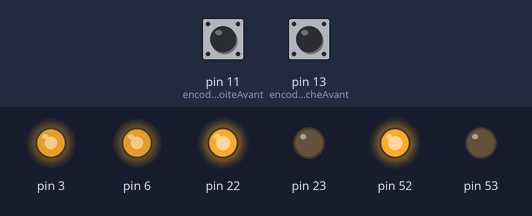
This sketch was run on a simulated Arduino Uno, built for the host (arithmetic inside an expression is 32-bit, double 64-bit). On the bench: output pins drawn as LEDs (lit = HIGH). The test bench sets the inputs (shaded band); at power-on: pin 11 (encodeuseDroiteAvant) HIGH, pin 13 (encodeuseGaucheAvant) HIGH. What the sketch prints to the serial monitor is not drawn.

Above: at 0.1 s.
Timing chart, 0 to 1.6 s (numbered marks = the images above):
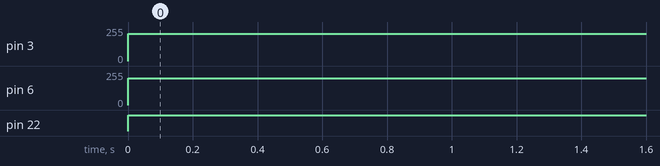

The sketch:

asservisementv2.ino
```cpp
#include "asservisementv2.h"

//=== CONSTANTES ===
#define encodeuseGaucheAvant 13 //encodeur gauche A
#define encodeuseDroiteAvant 11 //encodeur droit A
// === Variable ===
int distancepafaire = 1; // 1 metre
double degre = 180; // 180 degree soit un demi-tour
int distance = 0; // compteur de metre qu'il fait
int sens = 1; // 1 = marche Avant , 0 = Marche arriere
int direction = 0; // 0 = droite, 1 = gauche
CDF_asservisement asservisement;

void setup() {
	Serial.begin(115200);   // Initialisation port COM
	Serial.print("Début");
	/* === Attachement au fonction === */
 	asservisement = CDF_asservisement(13,12,11,10,6,3,22,23,52,53);
 	attachInterrupt(digitalPinToInterrupt(encodeuseGaucheAvant), [&](){asservisement.compteur_tick_L();}, RISING);
 	attachInterrupt(digitalPinToInterrupt(encodeuseDroiteAvant), [&](){asservisement.compteur_tick_R();}, RISING);
}

void loop() {
//=== Avancement du roboot ===
   distance = asservisement.avancement(sens); // fait avancer le reboot tout droit
//=== rotation du roboot === + recul
	if(distance >= distancepafaire){
		distance = asservisement.zero();
		delay(2000);
  	distance = asservisement.rotation(direction,degre);
	}
}
```

asservisementv2.cpp
```cpp
#include "asservisementv2.h"

CDF_asservisement::CDF_asservisement(){
	//constructeur par défaut
}

CDF_asservisement::CDF_asservisement(int pinEGAvant,int pinEGArriere,int pinEDAvant,int pinEDArriere,int PDroit,int PGauche,int MAvantMG,int MArrierMG,int MAvantMD,int MArrierMD){
  this->pinEGAvant = pinEGAvant;
  this->pinEGArriere = pinEGArriere;
  this->pinEDAvant = pinEDAvant;
  this->pinEDArriere = pinEDArriere;
  this->PDroit = PDroit;
  this->PGauche = PGauche;
  this->MAvantMG = MAvantMG;
  this->MArriereMG = MArrierMG;
  this->MAvantMD = MAvantMD;
  this->MArriereMD = MArrierMD;
  //=== Encodeuse ===
  pinMode(this->pinEGAvant,INPUT);
  pinMode(this->pinEGArriere,INPUT);
  pinMode(this->pinEDAvant,INPUT);
  pinMode(this->pinEDArriere,INPUT);
  //=== Motor ===
  pinMode(this->PDroit,OUTPUT);
  pinMode(this->PGauche,OUTPUT);
  pinMode(this->MAvantMG,OUTPUT);
  pinMode(this->MArriereMG,OUTPUT);
  pinMode(this->MAvantMD,OUTPUT);
  pinMode(this->MArriereMD,OUTPUT);
  //=== Allumage des motor ===
  digitalWrite(this->MAvantMG,LOW);
  digitalWrite(this->MArriereMG,LOW);
  digitalWrite(this->MAvantMD,LOW);
  digitalWrite(this->MArriereMD,LOW);
}

void CDF_asservisement::compteur_tick_R(){
  	this->tick_codeuse_R++;
}

void CDF_asservisement::compteur_tick_L(){
 	this->tick_codeuse_L++;
}

double CDF_asservisement::avancement(int sens){
  this->diff = calculDistance(this->tick_codeuse_R) -  calculDistance(this->tick_codeuse_L);

	digitalWrite(this->MAvantMD,sens);
	digitalWrite(this->MAvantMG,sens);
  digitalWrite(this->MArriereMD,!sens);
  digitalWrite(this->MArriereMG,!sens);

 	if(this->diff > 0){//la roue codeuse a gauche va tro vitee
 		this->valL += 1;
   	if(this->valL > Max)
    	this->valL = Max;
 	}
 	else if(this->diff < 0){//la roue codeuse a droite va tro vitee
   		this->valR += 1;
   	if(this->valR > Max)
     	this->valR = Max;
 	}
 	else {//Si non vitesse constance
   		this->valL = Min+3;
   		this->valR = Min;
 	}
 	analogWrite(this->PDroit,this->valR);
 	analogWrite(this->PGauche,this->valL);

  if(this->diff >= 0)
    return calculDistance(this->tick_codeuse_R);
  else
    return calculDistance(this->tick_codeuse_L);
}

double CDF_asservisement::rotation(bool valeur,double degree){
 	this->valL = 225;// On diminue la vitesse des roue.
 	this->valR = 225;

 	analogWrite(this->PDroit,this->valR);
 	analogWrite(this->PGauche,this->valL);

	digitalWrite(this->MAvantMG,!valeur);
 	digitalWrite(this->MAvantMD,valeur);
 	delay(50); // on inverse un des 2 motor.
 	digitalWrite(this->MArriereMG,valeur);
 	digitalWrite(this->MArriereMD,!valeur);

  this->tick_codeuse_R = 0;
 	this->tick_codeuse_L = 0;
 	while(calculDistance(this->tick_codeuse_R) <= Tour*(degree/360) && calculDistance(this->tick_codeuse_L) <= Tour*(degree/360)){
 		Serial.print(Tour*(degree/360));
 		Serial.print(" <= ");
		Serial.println(calculDistance(this->tick_codeuse_R));
 	}

 	digitalWrite(this->MArriereMG,LOW);
 	digitalWrite(this->MArriereMD,LOW);
 	delay(50);// on remet les 2 motor en marche avant.
 	digitalWrite(this->MAvantMG,HIGH);
 	digitalWrite(this->MAvantMG,HIGH);

 	this->tick_codeuse_R = 0;
 	this->tick_codeuse_L = 0;
  return 0;
}

double CDF_asservisement::calculDistance(unsigned int tick_codeuse){
 	double nombre_tours = (double) tick_codeuse / (double) nombreTicksPour1TourDeRoue;
 	double metre_parcourue = (double) nombre_tours * (double) perimetreRoueCodeuse; // en mêtres
 	return (double) metre_parcourue;
}

double CDF_asservisement::zero(){
  analogWrite(this->PDroit,255);
  analogWrite(this->PGauche,255);
  this->tick_codeuse_R = 0;
 	this->tick_codeuse_L = 0;
  return 0;
}
```

asservisementv2.h
```cpp
#ifndef CDF_ASSERVISEMENT
#define CDF_ASSERVISEMENT

#include <Arduino.h>

//=== CONSTANTES ===
#define Max 255 // vitesse null, 0 %
#define Min 200 // vitesse de croissière, 25 %
#define diametreRoueCodeuse 0.05228 // 52,28mm
#define espacementRouesMoteur 0.275 //275mm = 27.5cm
#define nombreTicksPour1TourDeRoue 1250
#define Pi 3.14159
#define perimetreRoueCodeuse diametreRoueCodeuse*Pi
#define Tour Pi*espacementRouesMoteur // perimetre d'un cercle entre les 2 roue du roboot

class CDF_asservisement
{
  //=== VARIABLE ===
  unsigned int tick_codeuse_R = 0;   // Compteur de tick de la codeuse
  unsigned int tick_codeuse_L = 0;   // Compteur de tick de la codeuse
  unsigned int valL = Min+3;
  unsigned int valR = Min; // augement la linéarité du roboot
  int diff = 0; // difference des codeuse
  //=== Pin ===
  int pinEGAvant; // encodeuseGaucheAvant
  int pinEGArriere; // encodeuseGaucheArriere
  int pinEDAvant; // encodeuseDroiteAvant
  int pinEDArriere; // encodeuseDroiteArriere
  int PGauche; // puissanceGauche
  int PDroit; // puissanceDroit
  int MAvantMG; // marcheAvantMoteurGauche
  int MAvantMD; // marcheAvantMoteurDroit
  int MArriereMG; // marcheArriereMoteurGauche
  int MArriereMD; // marcheArriereMoteurDroit

public:
  CDF_asservisement();
  CDF_asservisement(int pinEGAvant,int pinEGArriere,int pinEDAvant,int pinEDArriere,int PDroit,int PGauche,int MAavantMG,int MArrierMG,int MAavantMD,int MArrierMD);
  // augement le nombre de tick de la valeur droite
  void compteur_tick_L();
  // augement le nombre de tick de la valeur gauche
  void compteur_tick_R();
  // verifie si le reboot avance droit, et le fait avancer
  double avancement(int sens);
  // fait une rotation en fonction des valeur passé en parametre
  double rotation(bool valeur,double degree);
  // cacule la distance parcourue par les roue
  double calculDistance(unsigned int tick_codeuse);
  // remet a zero les compteur_tick
  double zero();
};


#endif  //CDF_ASSERTIVESSEMENT
```

Measured:
- by itself, pin 3: 0/255 → 203/255 at 0.00 s
- by itself, pin 6: 0/255 → 200/255 at 0.00 s
- by itself, pin 22: LOW → HIGH at 0.00 s
